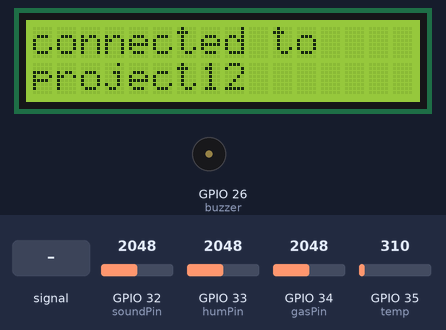
This sketch was run on a simulated ESP32. Shown: 16×2 character LCD, buzzer (waves = sounding, pin HIGH). The test bench sets the inputs (shaded band); at power-on: GPIO 35 (temp) = 310, GPIO 34 (gasPin) = 2048, GPIO 32 (soundPin) = 2048, GPIO 33 (humPin) = 2048 (analog values on the 0–4095 scale). WiFi joins after 1.5 s; servers stay silent unless stated; uploads are accepted with an empty reply; what the sketch prints to the serial monitor is not drawn.

Above: at 2.1 s.
At 4.6 s:
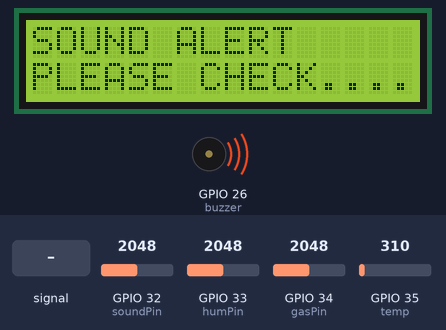
4.7 s: GPIO 32 (soundPin) fed a 200 Hz sine of ±1842 counts around its level
At 13.2 s:
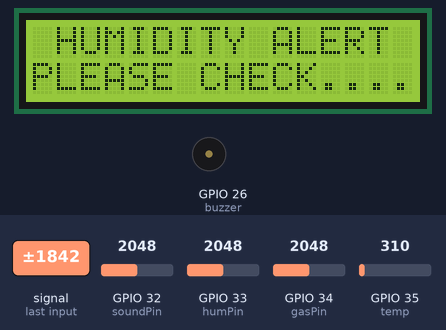
13.9 s: GPIO 35 (temp) set to 403
18.7 s: GPIO 35 (temp) set to 469
At 22.0 s:
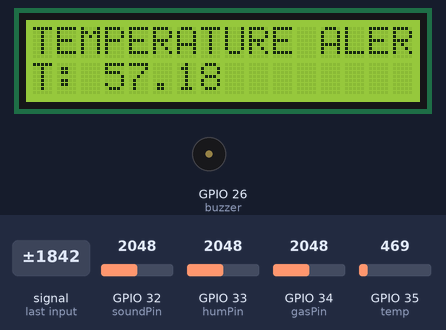
26.5 s: GPIO 34 (gasPin) set to 3972
34.7 s: GPIO 35 (temp) set to 434
At 41.7 s:
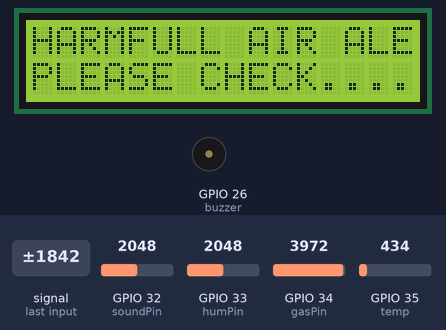
42.8 s: GPIO 32 (soundPin) set to 1174
47.6 s: GPIO 32 (soundPin) set to 1071
At 49.1 s:
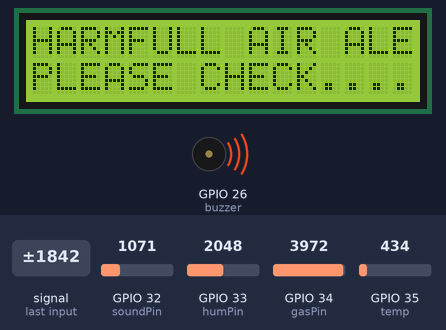
Timing chart, 0 to 57.8 s (numbered marks = the images above; inputs shaded):
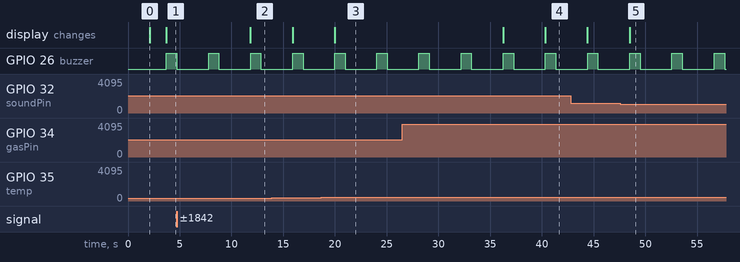

Measured:
- the behaviour switches between 451 and 452 on GPIO 35 (temp) (found by bisection; images 2 and 3)
- the behaviour switches between 1101 and 1100 on GPIO 32 (soundPin) (found by bisection; images 4 and 5)
- after the input at 4.7 s, the display: changes after 7.1 s (image 2)
- after the input at 18.7 s, the display: changes after 1.3 s (image 3)
- after the input at 34.7 s, the display: first changes after 1.5 s (image 4 shows a later state)
- after the input at 47.6 s, the display: changes after 0.87 s (image 5)
- by itself, GPIO 26 (buzzer): alternates HIGH for 1.0 s and LOW for 3.1 s

The sketch:

air_quality_system.ino
```cpp
#include <WiFi.h>
#include <HTTPClient.h>
#include <LiquidCrystal.h>
#include <String.h>


LiquidCrystal lcd (15,2,4,16,17,5);

#define temp 35
#define gasPin 34
#define soundPin 32
#define humPin 33
#define buzzer 26

float temp1=0.0;
unsigned temp2 = 0;
int gas  = 0;
int sound  = 0;
int hum = 0;
int gas1 = 0;

// WiFi parameters to be configured
const char* ssid = "project12"; // Hoofdlettergevoelig
const char* password = "project123456"; // Hoofdlettergevoelig

String q = "http://projectsiot.xyz/IoTProjects/AirQuality/airupload.php?";
String iot = "\0";
String p = "http://sms.scubedigi.com/api.php?username=Mydreamacd&password=Mydre@m123&to=9493206867&from=MYDREM&message=";
String msg = "\0";
String gas2 = "\0";
/*
int freq = 5000;
int ledChannel = 0;
int resolution = 8;
int dutyCycle = 0;
*/


void lcdstring (int a, int b, String w)
{
  lcd.setCursor(a,b);
  lcd.print(w);
}

void beep ()
{
  digitalWrite(buzzer,HIGH);
  delay(1000);
  digitalWrite(buzzer,LOW);
  delay(100);
}

void setup(void) {
  Serial.begin(9600);
  Serial.print("Bezig met verbinden");
 WiFi.begin(ssid, password); // Connect to WiFi
 lcd.begin(16,2);

lcd.clear();
lcd.setCursor(0,0);
        lcd.print("AIR QUALITY S/M");
        lcd.setCursor( 2,1);
         lcd.print("   USING IOT   ");
         delay(2000);

          pinMode(humPin,INPUT);
          pinMode(soundPin,INPUT);
          pinMode(gasPin,INPUT);
          pinMode(temp,INPUT);
          pinMode(buzzer,OUTPUT);

       // configure LED PWM functionalitites
  //ledcSetup(ledChannel, freq, resolution);

  // attach the channel to the GPIO to be controlled
  //ledcAttachPin(led, ledChannel);

  // while wifi not connected yet, print '.'
  // then after it connected, get out of the loop
  while (WiFi.status() != WL_CONNECTED) {
     lcd.clear();
     lcdstring(0,0,"connecting to ");
     lcdstring(0,1,ssid);
     delay(500);
     Serial.print(".");
  }
  lcd.clear();
     lcdstring(0,0,"connected to");
     lcdstring(0,1,ssid);
  // Verbonden.
  Serial.println("OK!");

  // Access Point (SSID).
  Serial.print("SSID: ");
  Serial.println(WiFi.SSID());

  // IP adres.
  Serial.print("IP: ");
  Serial.println(WiFi.localIP());

  // Signaalsterkte.
  long rssi = WiFi.RSSI();
  Serial.print("Signaal sterkte (RSSI): ");
  Serial.print(rssi);
  Serial.println(" dBm");
  Serial.println("");


if(WiFi.status()== WL_CONNECTED){ //Check WiFi connection status

    HTTPClient http; //Declare an object of class HTTPClient
   // http.begin("http://sms.scubedigi.com/api.php?username=Mydreamacd&password=Mydre@m123&to=9652490222&from=MYDREM&message=RJANED;LKSDF"); //Specify request destination

  http.begin("http://projectsiot.xyz/IoTProjects/AirQuality/airupload.php?a=U&b=N&c=N&d=N&e=N");

int httpCode = http.GET(); //Send the request
    if (httpCode > 0) { //Check the returning code
      String payload = http.getString(); //Get the request response payload
      Serial.println(payload); //Print the response payload
    }
    http.end(); //Close connection

delay(500);
}

Serial.println("sending welcome message............");

 if(WiFi.status()== WL_CONNECTED){ //Check WiFi connection status

    HTTPClient http; //Declare an object of class HTTPClient
   http.begin("http://sms.scubedigi.com/api.php?username=Mydreamacd&password=Mydre@m123&to=9493206867&from=MYDREM&message=WELCOME%20TO%20PROJECT"); //Specify request destination

  //http.begin("http://projectsiot.xyz/IoTProjects/PrepaidCardPetrol/petrolcard.php?a=U&b=0&c=0");

int httpCode = http.GET(); //Send the request
    if (httpCode > 0) { //Check the returning code
      String payload = http.getString(); //Get the request response payload
      Serial.println(payload); //Print the response payload
    }
    http.end(); //Close connection

delay(500);
}

}

void loop() {


analogReadResolution(10);

temp2 = analogRead(temp);
//float V=temp2*(5/(4095.00));
float V=temp2*(5/(1023.00));
  temp1=V*100;

//  temp1 = temp1 - 5;
Serial.print("temperature is = "); Serial.println(temp1);
delay(50);

gas = analogRead(gasPin);
delay(50);
analogReadResolution(12);
sound = analogRead(soundPin);
delay(50);
analogReadResolution(10);
hum = analogRead(humPin);
delay(50);

Serial.println("gas = "+String(gas));
Serial.println("sound = "+String(sound));
Serial.println("hum = "+String(hum));

if (gas < 850)
{
  gas2 = "FRESH%20AIR";
}
else if (gas > 850)
{
  gas2 = "HARMFULL%20AIR";
}

if (temp1 > 55)
{
  lcd.clear();
  lcdstring(0,0,"TEMPERATURE ALERT");
  lcdstring(0,1,"T: "+String(temp1));
  delay(20);
  beep ();
   iot  = q + "a=" + String(temp1) + "&b=" + String(gas2) +"&c=N&d=N";
  send2server ();
  msg = p +"Temperature%20Alert%0AT: "+String(temp1);
 sendmsg();
  delay(2000);
}
else if ((sound > 1100)&&(sound < 4000))
{
  lcd.clear();
  lcdstring(0,0,"SOUND ALERT");
  lcdstring(0,1,"PLEASE CHECK....");
  delay(20);
 beep ();
 iot  = q + "a=" + String(temp1) + "&b=" + String(gas2) +"&c=N&d=Y";
  send2server ();
  msg = p +"SOUND%20Alert%20PLEASE%20CHECK";
 sendmsg ();
  delay(2000);
}

else if (gas > 850)
{
   lcd.clear();
  lcdstring(0,0,"HARMFULL AIR ALERT");
  lcdstring(0,1,"PLEASE CHECK....");
  delay(20);
  beep ();
   iot  = q + "a=" + String(temp1) + "&b=" + String(gas2) +"&c=N&d=N";
  send2server ();
  msg = p +"HARMFULL%20AIR%DETECTED%20PLEASE%20CHECK";
 sendmsg ();
  delay(2000);
}
else if (hum > 200)
{
  lcd.clear();
  lcdstring(0,0," HUMIDITY ALERT");
  lcdstring(0,1,"PLEASE CHECK....");
  delay(20);
  beep ();
  iot  = q + "a=" + String(temp1) + "&b=" + String(gas2) +"&c=Y&d=N";
  send2server ();
  msg = p +"HUMIDITY%20Alert%20PLEASE%20CHECK";
sendmsg ();
  delay(2000);
}


else
{
  lcd.clear();
  lcdstring(0,0,"T: "+String(temp1));
  lcdstring(8,0,"G: "+ String(gas));
  lcdstring(0,1,"S: 0");
  lcdstring(8,1,"H: 0");
  delay(10);
  iot  = q + "a=" + String(temp1) + "&b=" + String(gas2) +"&c=N&d=N";
  send2server ();
}

/*
if (gas <650)
{
  gas1 = map(gas,50,650,350,1000);
  gas2 = "FRESH%20AIR";
  Serial.println("map1 = "+String(gas1));
}
else if ((gas >= 650)&&(gas < 1000))
{
  gas1 = map(gas,650,1000,1000,2000);
  gas2 = "POOR%20AIR";
  Serial.println("map2 = "+String(gas1));
}
else if (gas >= 1000)
{
  gas1 = map(gas,1500,4000,2000,4000);
  gas2 = "HARMFUL%20AIR";
  Serial.println("map2 = "+String(gas1));
}

if (temp1 > 55)
{
  lcd.clear();
  lcdstring(0,0,"TEMPERATURE ALERT");
  lcdstring(0,1,"T: "+String(temp1));
  delay(20);
  beep ();
   iot  = q + "a=" + String(temp1) + "&b=" + String(gas2) +"&c=N&d=N";
  send2server ();
  msg = p +"Temperature%20Alert%0AT: "+String(temp1);
// sendmsg();
  delay(2000);
}

else if (gas > 1000)
{
   lcd.clear();
  lcdstring(0,0,"HARMFULL AIR ALERT");
  lcdstring(0,1,"PLEASE CHECK....");
  delay(20);
  beep ();
   iot  = q + "a=" + String(temp1) + "&b=" + String(gas2) +"&c=N&d=N";
  send2server ();
  msg = p +"HARMFULL%20AIR%DETECTED%20PLEASE%20CHECK";
 // sendmsg ();
  delay(2000);
}
else if (hum < 3500)
{
  lcd.clear();
  lcdstring(0,0," HUMIDITY ALERT");
  lcdstring(0,1,"PLEASE CHECK....");
  delay(20);
  beep ();
  iot  = q + "a=" + String(temp1) + "&b=" + String(gas2) +"&c=Y&d=N";
  send2server ();
  msg = p +"HUMIDITY%20Alert%20PLEASE%20CHECK";
  //sendmsg ();
  delay(2000);
}
else if ((sound > 1100)&&(sound < 4000))
{
  lcd.clear();
  lcdstring(0,0,"SOUND ALERT");
  lcdstring(0,1,"PLEASE CHECK....");
  delay(20);
 beep ();
 iot  = q + "a=" + String(temp1) + "&b=" + String(gas2) +"&c=N&d=Y";
  send2server ();
  msg = p +"SOUND%20Alert%20PLEASE%20CHECK";
//  sendmsg ();
  delay(2000);
}

else
{
  lcd.clear();
  lcdstring(0,0,"T: "+String(temp1));
  lcdstring(8,0,"G: "+ String(gas1));
  lcdstring(0,1,"S: 0");
  lcdstring(8,1,"H: 0");
  delay(10);
  iot  = q + "a=" + String(temp1) + "&b=" + String(gas2) +"&c=N&d=N";
  send2server ();
}
*/
}// LOOP

void send2server ()
{
   Serial.println(iot);
if(WiFi.status()== WL_CONNECTED){ //Check WiFi connection status

    HTTPClient http; //Declare an object of class HTTPClient

   http.begin(iot);

int httpCode = http.GET(); //Send the request
    if (httpCode > 0) { //Check the returning code
      String payload = http.getString(); //Get the request response payload
      Serial.println(payload); //Print the response payload
    }
    http.end(); //Close connection

delay(100);
}
}
void sendmsg ()
{
  Serial.println("sending message-----------");

 Serial.print("msg = "); Serial.println(msg);
if(WiFi.status()== WL_CONNECTED){ //Check WiFi connection status

    HTTPClient http; //Declare an object of class HTTPClient

  http.begin(msg);

int httpCode = http.GET(); //Send the request
    if (httpCode > 0) { //Check the returning code
      String payload = http.getString(); //Get the request response payload
      Serial.println(payload); //Print the response payload
    }
    http.end(); //Close connection

delay(100);
}

}
```
